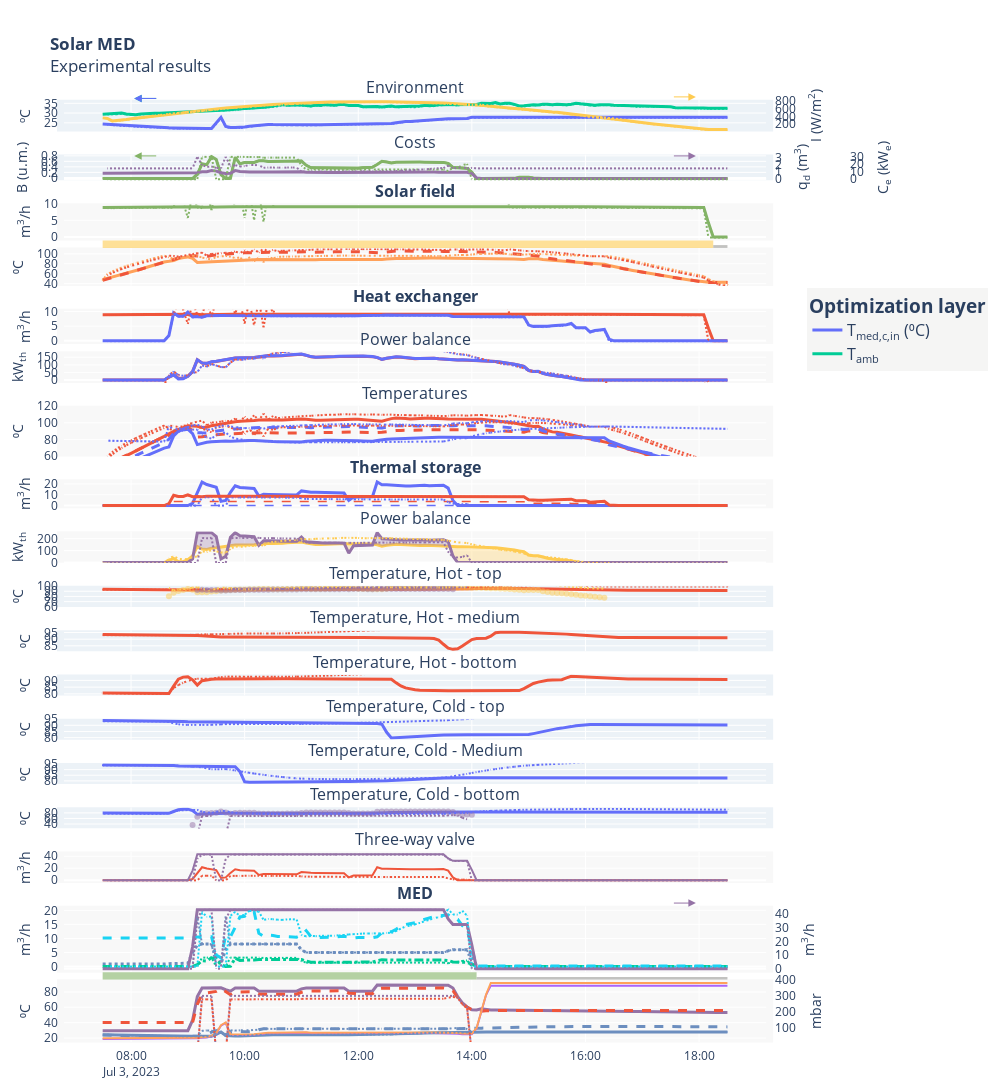

This figure's notebook cell:
### Code cell
# Sync model index with measured data
df_mod.index = df.index[idx_start-1:idx if idx<idx_end-1 else idx_end] # idx_start-1 because now we are adding one element after the initialization

# Update plot config
with open( config_path / "plot_config_validation.hjson") as f:
    plt_config = hjson.load(f)

fig = experimental_results_plot(plt_config, df, df_comp=df_mod, vars_config=vars_config, resample=resample_figures)

fig.show(
    config=generate_plotly_config(fig, figure_name=f'solar_med_{df.index[0].strftime("%Y%m%d")}')
)
